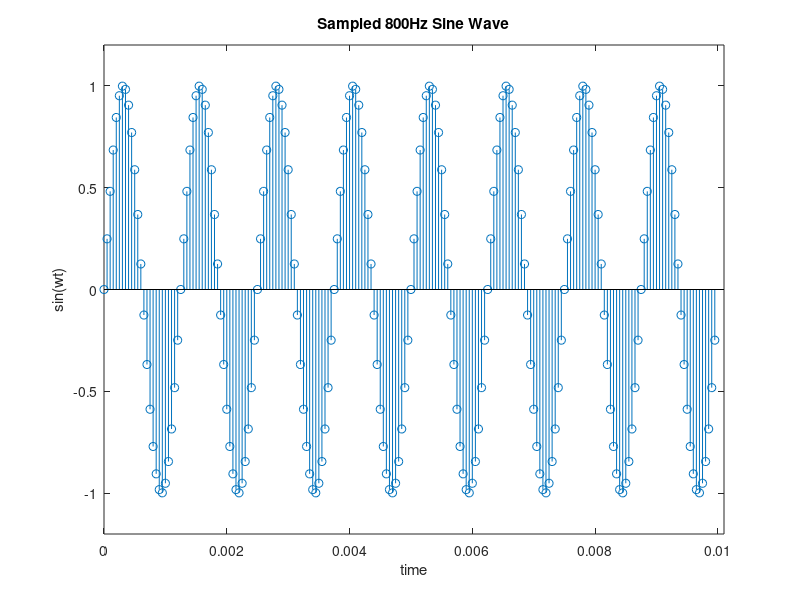
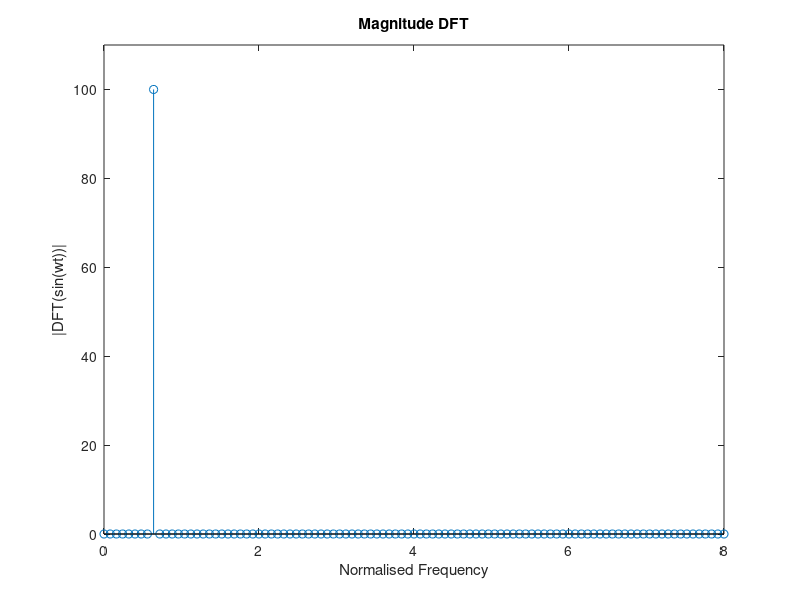
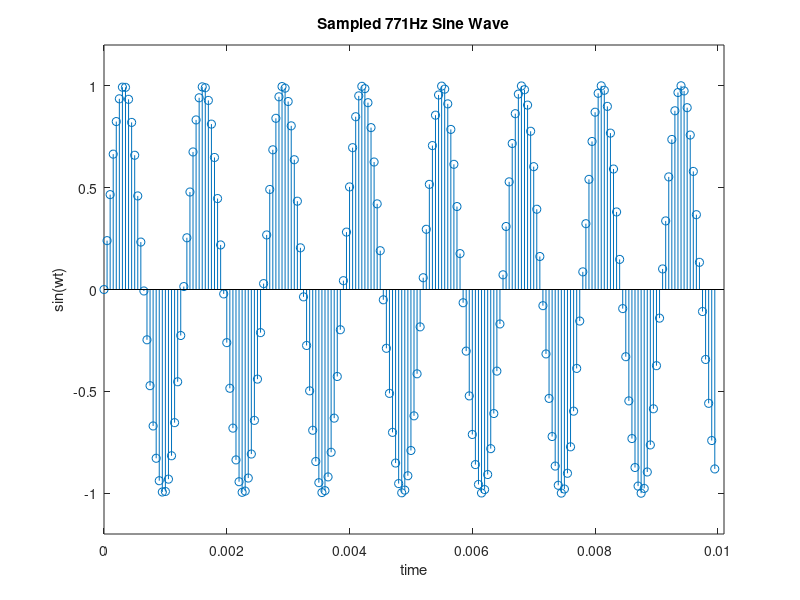
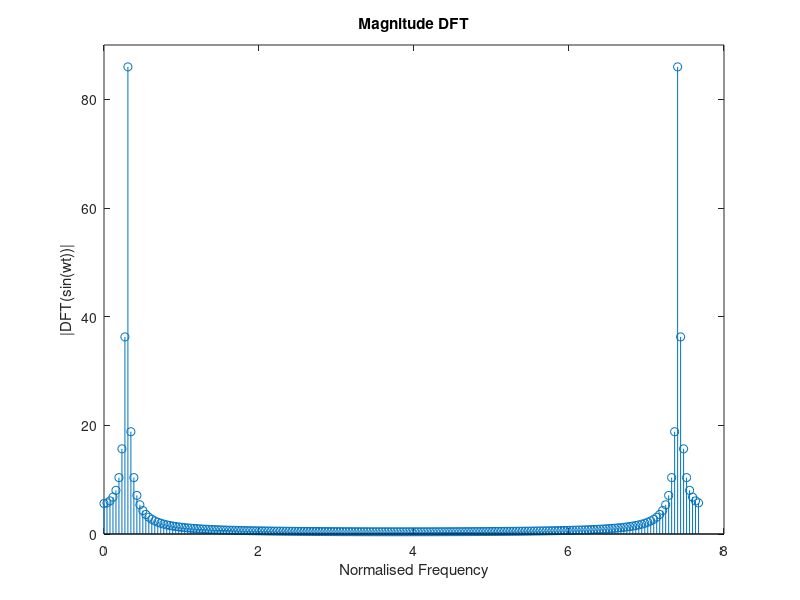

Write the MATLAB code that produced these figures, in order. (Note: this script raises an error after producing the figures.)
clc
clear all

mkdir ~/Documents/Michael/ECE/ECE4/EE401/Assignment1/Code
cd ~/Documents/Michael/ECE/ECE4/EE401/Assignment1/Code

%% Part a

f = 800;
N = 200;
ts = 50e-6;
fs = 1/ts;
Ts = 1/fs;
w = 2*pi*f;
t=Ts*[0:N-1];
y = sin(w*t);
figure(1)
stem(t,y);
title('Sampled 800Hz Sine Wave');
axis([0 0.0101 -1.2 1.2])
xlabel('time')
ylabel('sin(wt)')
hgsave(figure(1), 'Parta');

%% Part b

fn = f/(fs);
fNorm = fn*[0:N-1];
dft = fft(y);
mean(abs(dft))
figure(2)
stem(fNorm,abs(dft))
title('Magnitude DFT')
axis([0 8 0 110])
xlabel('Normalised Frequency')
ylabel('|DFT(sin(wt))|')
hgsave(figure(2), 'Partb');

%% Part e

fn = f/(fs/2);
fNorm = fn*[0:N-1];
dft = fft(y);
mean(abs(dft))

%% Part f

figure(2)
stem(fNorm,abs(dft))
title('Magnitude DFT')
axis([0 8 0 110])
xlabel('Normalised Frequency')
ylabel('|DFT(sin(wt))|')
hgsave(figure(2), 'Partb');

%% Part g

clc
clear all

f = 771;
N = 200;
ts = 50e-6;
fs = 1/ts;
Ts = 1/fs;
w = 2*pi*f;
t=Ts*[0:N-1];
y = sin(w*t);
figure(3)
stem(t,y);
title('Sampled 771Hz Sine Wave');
axis([0 0.0101 -1.2 1.2])
xlabel('time')
ylabel('sin(wt)')
hgsave(figure(3), 'Partg');

%% Part h

fn = f/fs;
fNorm = fn*[0:N-1];
dft = fft(y);
figure(4)
stem(fNorm,abs(dft));
title('Magnitude DFT')
axis([0 8 0 90])
xlabel('Normalised Frequency')
ylabel('|DFT(sin(wt))|')
hgsave(figure(4), 'Parth');

%% Part k

clc
clear all

f1 = 200;
f2 = 2975;
N = 200;
ts = 0.001;
fs = 200/ts;
Ts = 1/fs;
w1 = 2*pi*f1;
w2 = 2*pi*f2;
t=Ts*[0:N-1];
y = sin(w1*t)+sin(w2*t);
figure(5)
stem(t,y);
title('Sampled Combined 200Hz and 2975Hz Sine Wave');
axis([0 0.00101 -1 2])
xlabel('time')
ylabel('sin(200pi(t))+sin(2975pi(t))')
hgsave(figure(5), 'Partk');


%% Part l

fn = (f1+f2)/fs;
fNorm = fn*[0:N-1];
dft = fft(y);
figure(6)
stem(fNorm,abs(dft));
title('Magnitude DFT')
axis([-0.1 3.2 0 120])
xlabel('Normalised Frequency')
ylabel('|DFT(sin(200pi(t))+sin(2975pi(t))|')
hgsave(figure(6), 'Partl');

%% Part m

filtered = filtdem(y);
stem(t, filtered);
title('Filtered Part K Signal')
xlabel('Time')

%% Part o

stem(fNorm, fft(filtered))
title('Modulus of the Filtered Signal from Part K')
xlabel('Normalised Frequency')
ylabel('|DFT(Filtered Signal)|')

%% Part q

stem(t, rtmain(y, fs));
title('IIR Filtered Signal')